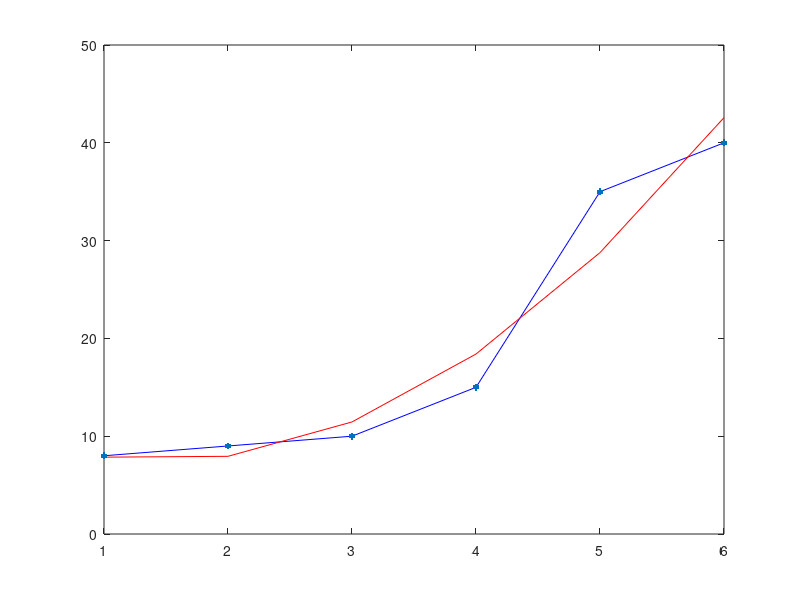

Source code (MATLAB): (Note: this script raises an error after producing the figure.)
clc,clear;
a = 1:1:6;  %横坐标
b = [8.0 9.0 10.0 15.0 35.0 40.0]; %纵坐标
plot(a, b, 'b');   %自然状态的画图效果
hold on;
%第一种，画平滑曲线的方法
c = polyfit(a, b, 2);  %进行拟合，c为2次拟合后的系数
d = polyval(c, a, 1);  %拟合后，每一个横坐标对应的值即为d
plot(a, d, 'r');       %拟合后的曲线

scatter(a, b,'red','filled','h');       %将每个点 用*画出来
hold on;
%第二种，画平滑曲线的方法
values = spcrv([[a(1) a a(end)];[b(1) b b(end)]],3);
plot(values(1,:),values(2,:), 'g');
legend('自然状态的画图效果','拟合后的曲线','每个点','光滑曲线','Position',[0.20702,0.69008,0.28393,0.15595])
